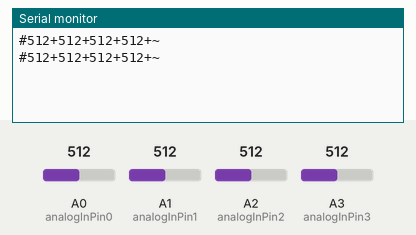
Bench run of a sketch on a simulated Arduino Uno, built with avr-gcc and run on an emulated ATmega328P. On the bench: the last lines printed to the serial monitor. The inputs (shaded band) are chosen by the test bench; at power-on: A0 (analogInPin0) = 512, A1 (analogInPin1) = 512, A2 (analogInPin2) = 512, A3 (analogInPin3) = 512.

Above: at 3.0 s.
3.1 s: A0 (analogInPin0) set to 716
At 5.6 s:
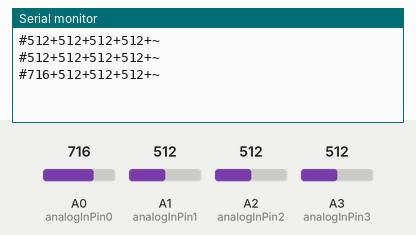
6.0 s: A1 (analogInPin1) set to 716
At 7.3 s:
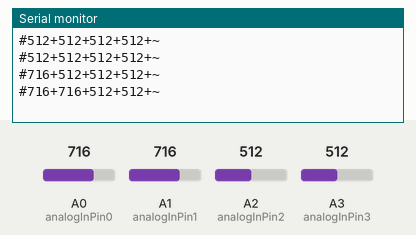
8.9 s: A2 (analogInPin2) set to 716
At 8.9 s:
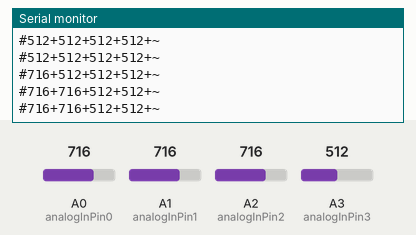
11.8 s: A3 (analogInPin3) set to 716
At 13.6 s:
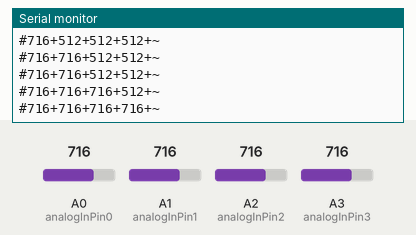
14.7 s: A0 (analogInPin0) set to 992
At 16.5 s:
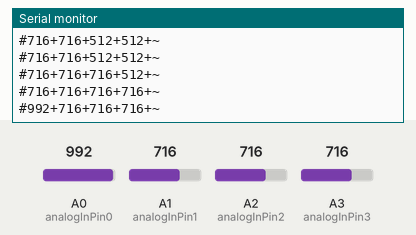
17.6 s: A1 (analogInPin1) set to 992
At 18.3 s:
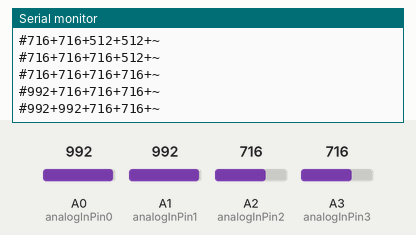
Timing chart, 0 to 20.6 s (numbered marks = the images above; inputs shaded):
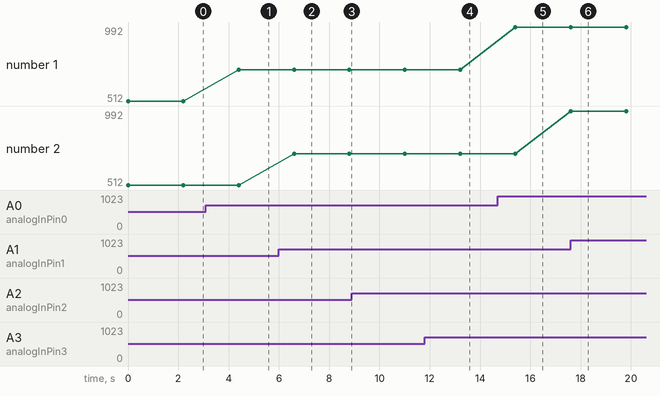

The sketch:

Arduino_Sensors.ino
```cpp
const int analogInPin0 = A0;// Analog input pins
const int analogInPin1 = A1;
const int analogInPin2 = A2;
const int analogInPin3 = A3;

//Arrays for the 4 inputs**********************************************
int sensorValue[4] = {0,0,0,0};
int voltageValue[4] = {0,0,0,0};
//int  v1[4] = {0,0,0,0};

//Char used for reading in Serial characters
char inbyte = 0;
//*******************************************************************************************

void setup()
{
  Serial.begin(9600);
 }

void loop() {
  readSensors();
  getVoltageValue();

  sendAndroidValues();
  delay(2000);
}

void readSensors()
{
  // read the analog in value to the sensor array
  sensorValue[0] = analogRead(analogInPin0);
  sensorValue[1] = analogRead(analogInPin1);
  sensorValue[2] = analogRead(analogInPin2);
  sensorValue[3] = analogRead(analogInPin3);
}

void sendAndroidValues()
 {

 Serial.print('#');

  for(int k=0; k<4; k++)
  {
    if (voltageValue[k]<=99)
   // if (v1[k]<=99)
    {
      Serial.print("0");

    }
    Serial.print(voltageValue[k]);
   // Serial.print(v1[k]);
    Serial.print('+');

  }
 Serial.print('~');
 Serial.println();
 delay(200);
}

void getVoltageValue()
{
  for (int x = 0; x < 4; x++)
  {
    voltageValue[x] = (sensorValue[x]);

 //  v1[x]=map(sensorValue[x],0,1023,0,255);


  }
}
```

Measured:
- after the input at 3.1 s, the serial monitor: prints a new line after 1.3 s (image 1)
- after the input at 6.0 s, the serial monitor: prints a new line after 0.60 s (image 2)
- after the input at 11.8 s, the serial monitor: prints a new line after 1.4 s (image 4)
- after the input at 14.7 s, the serial monitor: prints a new line after 0.71 s (image 5)
- after the input at 17.6 s, the serial monitor: prints a new line at once (image 6)
- plotted number 1: 512 → 716 after the input at 3.1 s, 716 → 992 after the input at 14.7 s
